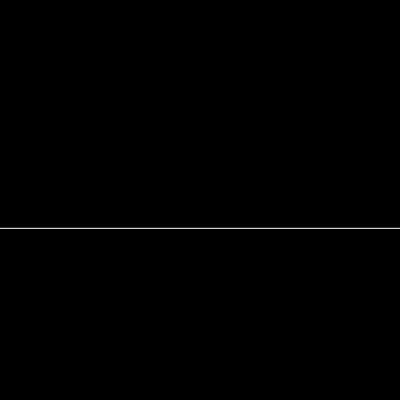
Frame 1 (no input)
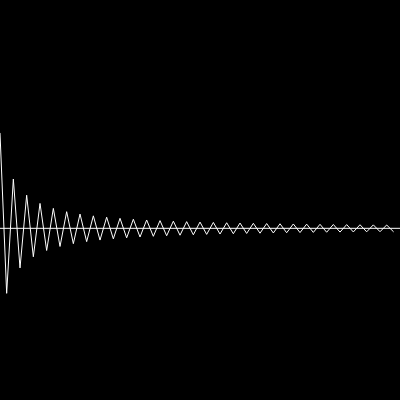
Frame 60 (no input)
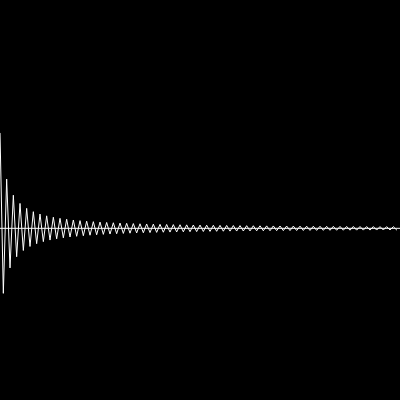
Frame 120 (the mouse pressed at the canvas centre since frame 60)

The p5.js sketch that drew these frames (run headless with seeded random() and noise() and a simulated clock; from frame 60 on, the mouse is pressed at the canvas centre):

// p5.js sketch
// ── sketch.js
var iteration=0;
var denominator;
var PI_calc=1;
var term;
var points=[];
var segment,spacing;

function setup() {
  createCanvas(400, 400);
}

function draw() {
  background(0);
  denominator=2*iteration+3;
  term=1/denominator;
  if(iteration%2==0){
    PI_calc-=term;
  }
  else{
    PI_calc+=term;
  }
  points.push(PI_calc*4);
  spacing=width/points.length;
  iteration++;
  
  stroke(255);
  strokeWeight(1);
  noFill();
  line(0,map(PI,2,4,0,height),width,map(PI,2,4,0,height))
  beginShape();
  for(var i=0;i<points.length;i++){
    x=i*spacing;
    y=map(points[i],2,4,0,height);
    console.log(points[i]);
    vertex(x,y);
  }
  endShape();
  frameRate(50);
}
